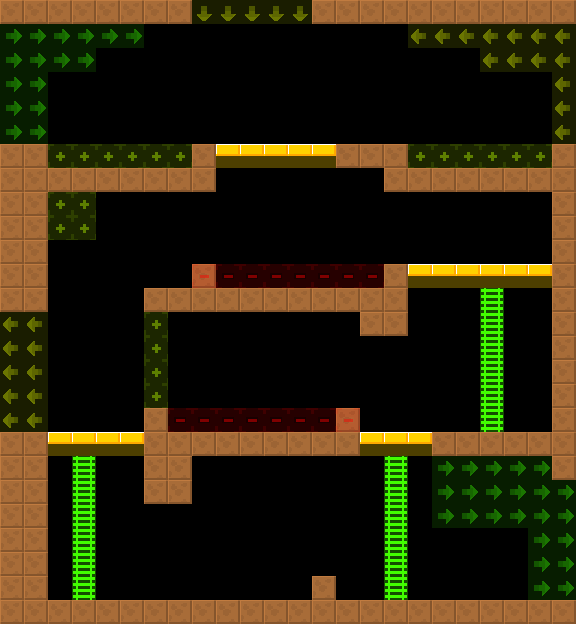

A 2D game scene composited from a Tiled map and its tileset images. What follows is a short description and the map's XML, with each tile layer's data collapsed to a summary:
An orthogonal 24x26 tile map with 24x24 px tiles, 2 tile layers (col, lnk), 2 tilesets and 5 objects (5x Water).

<map version="1.4" tiledversion="1.4.2" orientation="orthogonal" renderorder="right-down" width="24" height="26" tilewidth="24" tileheight="24" infinite="0" nextlayerid="4" nextobjectid="8">
 <tileset firstgid="6" source="../../lnk.tsx" />
 <tileset firstgid="1" source="../../col.tsx" />
 <layer id="1" name="col" width="24" height="26">
  <data>[624 cells, 175 non-empty, 3 distinct tile ids]</data>
 </layer>
 <layer id="2" name="lnk" width="24" height="26" opacity="0.5">
  <data>[624 cells, 104 non-empty, 5 distinct tile ids]</data>
 </layer>
 <objectgroup id="3" name="markers" opacity="0.5">
  <object id="1" name="Water" type="Water" x="48" y="144" width="144" height="24">
   <properties>
    <property name="yr" value="0" />
    <property name="xr" value="0" />
   </properties>
  </object>
  <object id="2" name="Water" type="Water" x="408" y="144" width="144" height="24">
   <properties>
    <property name="yr" value="0" />
    <property name="xr" value="0" />
   </properties>
  </object>
  <object id="3" name="Water" type="Water" x="216" y="264" width="168" height="24">
   <properties>
    <property name="yr" value="0" />
    <property name="xr" value="0" />
   </properties>
  </object>
  <object id="4" name="Water" type="Water" x="168" y="408" width="168" height="24">
   <properties>
    <property name="yr" value="0" />
    <property name="xr" value="0" />
   </properties>
  </object>
  <object id="5" name="Water" type="Water" x="48" y="576" width="264" height="24">
   <properties>
    <property name="yr" value="0" />
    <property name="xr" value="0" />
   </properties>
  </object>
 </objectgroup>
</map>
